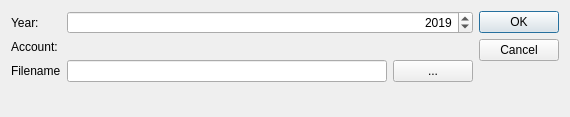
<?xml version="1.0" encoding="UTF-8"?>
<ui version="4.0">
 <class>TaxExportDlg</class>
 <widget class="QDialog" name="TaxExportDlg">
  <property name="geometry">
   <rect>
    <x>0</x>
    <y>0</y>
    <width>570</width>
    <height>117</height>
   </rect>
  </property>
  <property name="windowTitle">
   <string>Dialog</string>
  </property>
  <layout class="QGridLayout" name="gridLayout">
   <item row="2" column="0">
    <widget class="QLabel" name="FileLbl">
     <property name="text">
      <string>Filename</string>
     </property>
    </widget>
   </item>
   <item row="1" column="1" colspan="2">
    <widget class="AccountSelector" name="AccountWidget" native="true"/>
   </item>
   <item row="2" column="1">
    <widget class="QLineEdit" name="Filename"/>
   </item>
   <item row="0" column="1" colspan="2">
    <widget class="QSpinBox" name="Year">
     <property name="alignment">
      <set>Qt::AlignRight|Qt::AlignTrailing|Qt::AlignVCenter</set>
     </property>
     <property name="suffix">
      <string/>
     </property>
     <property name="minimum">
      <number>2015</number>
     </property>
     <property name="maximum">
      <number>2020</number>
     </property>
     <property name="value">
      <number>2019</number>
     </property>
    </widget>
   </item>
   <item row="0" column="0">
    <widget class="QLabel" name="YearLbl">
     <property name="text">
      <string>Year:</string>
     </property>
    </widget>
   </item>
   <item row="1" column="0">
    <widget class="QLabel" name="AccountLbl">
     <property name="text">
      <string>Account:</string>
     </property>
    </widget>
   </item>
   <item row="0" column="3" rowspan="3">
    <widget class="QDialogButtonBox" name="buttonBox">
     <property name="orientation">
      <enum>Qt::Vertical</enum>
     </property>
     <property name="standardButtons">
      <set>QDialogButtonBox::Cancel|QDialogButtonBox::Ok</set>
     </property>
    </widget>
   </item>
   <item row="3" column="0">
    <spacer name="verticalSpacer">
     <property name="orientation">
      <enum>Qt::Vertical</enum>
     </property>
     <property name="sizeHint" stdset="0">
      <size>
       <width>20</width>
       <height>40</height>
      </size>
     </property>
    </spacer>
   </item>
   <item row="2" column="2">
    <widget class="QPushButton" name="FileSelectBtn">
     <property name="text">
      <string>...</string>
     </property>
    </widget>
   </item>
  </layout>
 </widget>
 <customwidgets>
  <customwidget>
   <class>AccountSelector</class>
   <extends>QWidget</extends>
   <header>CustomUI/account_select.h</header>
   <container>1</container>
  </customwidget>
 </customwidgets>
 <resources/>
 <connections>
  <connection>
   <sender>buttonBox</sender>
   <signal>accepted()</signal>
   <receiver>TaxExportDlg</receiver>
   <slot>accept()</slot>
   <hints>
    <hint type="sourcelabel">
     <x>248</x>
     <y>254</y>
    </hint>
    <hint type="destinationlabel">
     <x>157</x>
     <y>274</y>
    </hint>
   </hints>
  </connection>
  <connection>
   <sender>buttonBox</sender>
   <signal>rejected()</signal>
   <receiver>TaxExportDlg</receiver>
   <slot>reject()</slot>
   <hints>
    <hint type="sourcelabel">
     <x>316</x>
     <y>260</y>
    </hint>
    <hint type="destinationlabel">
     <x>286</x>
     <y>274</y>
    </hint>
   </hints>
  </connection>
 </connections>
</ui>
